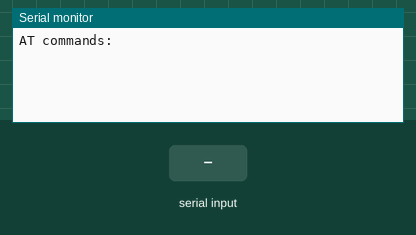
This sketch was run on a simulated Arduino Nano, built with avr-gcc and run on an emulated ATmega328P. On the bench: the last lines printed to the serial monitor. Inputs (shaded band) come from the test bench.

Above: at 2.0 s.
2.1 s: "1" received over the second serial link
At 3.2 s:
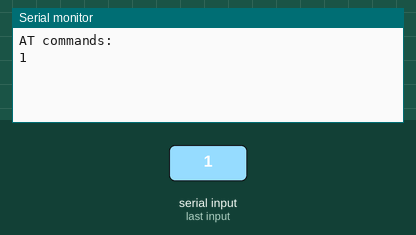
3.6 s: "0" received over the second serial link
At 4.3 s:
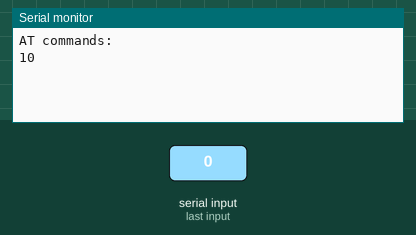

Measured:
- after the input at 2.1 s, the serial monitor: prints a new line at once (image 1)
- after the input at 3.6 s, the serial monitor: prints a new line at once (image 2)

The sketch:

BLE.ino
```cpp
//Code For Arduino Nano
//BLE Beacon

#include <SoftwareSerial.h>

SoftwareSerial BTSerial(A4,A5); //RX|TX


void setup(){
  Serial.begin(9600);
  BTSerial.begin(9600); // default baud rate
  while(!Serial);

  //AT Commands to set up BLE module

  Serial.println("AT commands: ");
  BTSerial.write("AT+MARJ0x2B2E");
  delay(100);
  BTSerial.write("AT+MINO0x012D");
  delay(100);
  BTSerial.write("AT+ADVI5");
  delay(100);
  BTSerial.write("AT+NAMEMall1");
  delay(100);
  BTSerial.write("AT+ADTY3");
  delay(100);
  BTSerial.write("AT+IBEA1");
  delay(100);
  BTSerial.write("AT+DELO2");
  delay(100);
  BTSerial.write("AT+RESET");
  delay(100);
}

//int i = 234;

void loop(){
  //Send variables using BLE
  /*
  String num = String(i);
  //Set major bit as the variable
  BTSerial.print("AT+MARJ0xA"+num);
  delay(100);
  i++;
  if(i==999)
    i=234;
  */
  //read from the HM-10 and print in the Serial
  if(BTSerial.available())
    Serial.write(BTSerial.read());

  //read from the Serial and print to the HM-10 for debugging
  if(Serial.available())
    BTSerial.write(Serial.read());

}
```
